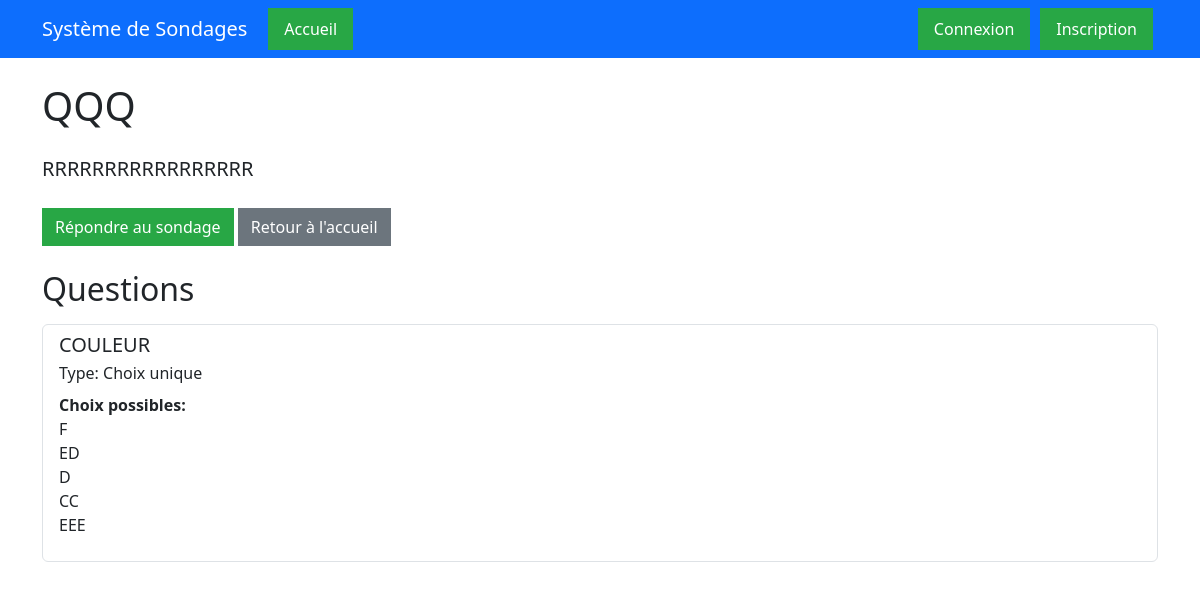
/surveys/2/, run on the app's committed database.
### survey_app/models.py (models this page shows, shortened)
class Survey(models.Model):
    title = models.CharField(max_length=200)
    description = models.TextField()
    creator = models.ForeignKey(User, on_delete=models.CASCADE)
    created_at = models.DateTimeField(auto_now_add=True)
    updated_at = models.DateTimeField(auto_now=True)
    is_public = models.BooleanField(default=True)
    password = models.CharField(max_length=100, blank=True, null=True)
    end_date = models.DateTimeField(null=True, blank=True)
    is_anonymous = models.BooleanField(default=False)
    max_responses = models.IntegerField(default=0)  # 0 means unlimited
    template = models.BooleanField(default=False)

class Question(models.Model):
    QUESTION_TYPES = [
        ('single_choice', 'Choix unique'),
        ('multiple_choice', 'Choix multiple'),
        ('scale', 'Échelle'),
        ('text', 'Texte libre'),
    ]
    survey = models.ForeignKey(Survey, on_delete=models.CASCADE, related_name='questions')
    text = models.CharField(max_length=500, default='')
    question_type = models.CharField(max_length=20, choices=QUESTION_TYPES)
    required = models.BooleanField(default=True)
    order = models.IntegerField(default=0)
    conditional_question = models.ForeignKey('self', null=True, blank=True, on_delete=models.SET_NULL)
    conditional_value = models.CharField(max_length=200, blank=True, null=True)
    class Meta:
        ordering = ['order']

class Choice(models.Model):
    question = models.ForeignKey(Question, on_delete=models.CASCADE, related_name='choices')
    text = models.CharField(max_length=200, default='')
    order = models.IntegerField(default=0)
    class Meta:
        ordering = ['order']

### survey_app/views.py (the view)
# urls.py: path('<int:survey_id>/', views.SurveyDetailView.as_view(), name='survey_detail'),
class SurveyDetailView(View):
    def get(self, request, survey_id):
        survey = get_object_or_404(Survey, pk=survey_id)
        if not survey.is_public and request.user != survey.creator:
            messages.error(request, 'Vous n\'avez pas accès à ce sondage.')
            return redirect('home')
        questions = Question.objects.filter(survey=survey)
        return render(request, 'survey_app/survey_detail.html', {
            'survey': survey,
            'questions': questions
        })

### survey_app/templates/survey_app/survey_detail.html (shortened to what this page needs)
{% extends 'base.html' %}
{% block content %}
    <h1 class="mb-4">{{ survey.title }}</h1>
    <p class="lead mb-4">{{ survey.description }}</p>
    <div class="mb-4">
        <a href="{% url 'survey_app:take_survey' survey.id %}" class="btn btn-success">Répondre au sondage</a>
        <a href="{% url 'home' %}" class="btn btn-secondary">Retour à l'accueil</a>
    </div>
    {% if questions %}
        <h2 class="mb-3">Questions</h2>
        <div class="list-group">
            {% for question in questions %}
                <div class="list-group-item">
                    <h5 class="mb-1">{{ question.text }}</h5>
                    <p class="mb-1">Type: {{ question.get_question_type_display }}</p>
                    {% if question.choices.exists %}
                        <div class="mt-2">
                            <strong>Choix possibles:</strong>
                            <ul class="list-unstyled">
                                {% for choice in question.choices.all %}
                                    <li>{{ choice.text }}</li>
                                {% endfor %}
                            </ul>
                        </div>
                    {% endif %}
                </div>
            {% endfor %}
        </div>
    {% else %}
        <div class="alert alert-info">
            Ce sondage n'a pas encore de questions. Cliquez sur "Ajouter une question" pour commencer.
        </div>
    {% endif %}
{% endblock %}

### survey_app/static/survey_app/style.css (style rules this page uses)
.btn-primary, .btn-success, .btn-info { background-color: #28a745 !important; border-color: #28a745 !important; color: white !important; border-radius: 0 !important; }
.btn-secondary { background-color: #6c757d !important; border-color: #6c757d !important; border-radius: 0 !important; }

### data on the page
Survey: title "QQQ", description "RRRRRRRRRRRRRRRRR"
Question: text "COULEUR", question_type "Choix unique"
Choice: text "F"
Choice: text "ED"
Choice: text "D"
Choice: text "CC"
Choice: text "EEE"
